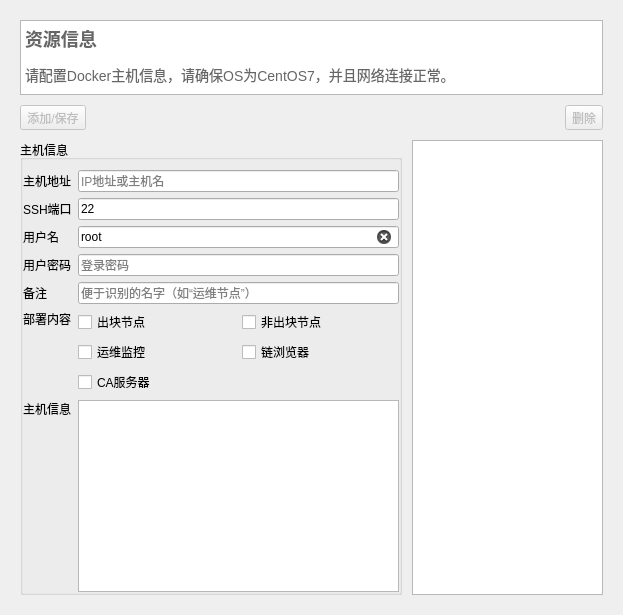
         <widget class="QWidget" name="page_2">
          <layout class="QVBoxLayout" name="verticalLayout_2">
           <property name="spacing">
            <number>10</number>
           </property>
           <property name="leftMargin">
            <number>20</number>
           </property>
           <property name="topMargin">
            <number>20</number>
           </property>
           <property name="rightMargin">
            <number>20</number>
           </property>
           <property name="bottomMargin">
            <number>20</number>
           </property>
           <item>
            <widget class="QTextBrowser" name="text_2">
             <property name="sizePolicy">
              <sizepolicy hsizetype="Expanding" vsizetype="Fixed">
               <horstretch>0</horstretch>
               <verstretch>0</verstretch>
              </sizepolicy>
             </property>
             <property name="maximumSize">
              <size>
               <width>16777215</width>
               <height>75</height>
              </size>
             </property>
             <property name="html">
              <string>&lt;!DOCTYPE HTML PUBLIC &quot;-//W3C//DTD HTML 4.0//EN&quot; &quot;http://www.w3.org/TR/REC-html40/strict.dtd&quot;&gt;
&lt;html&gt;&lt;head&gt;&lt;meta name=&quot;qrichtext&quot; content=&quot;1&quot; /&gt;&lt;title&gt;资源信息&lt;/title&gt;&lt;style type=&quot;text/css&quot;&gt;
p, li { white-space: pre-wrap; }
&lt;/style&gt;&lt;/head&gt;&lt;body style=&quot; font-family:'Microsoft YaHei UI'; font-size:14px; font-weight:400; font-style:normal;&quot;&gt;
&lt;p style=&quot; margin-top:16px; margin-bottom:12px; margin-left:0px; margin-right:0px; -qt-block-indent:0; text-indent:0px;&quot;&gt;&lt;span style=&quot; font-size:x-large; font-weight:600; color:#666666;&quot;&gt;资源信息&lt;/span&gt;&lt;span style=&quot; font-size:14px; color:#666666;&quot;&gt; &lt;/span&gt;&lt;/p&gt;
&lt;p style=&quot; margin-top:12px; margin-bottom:12px; margin-left:0px; margin-right:0px; -qt-block-indent:0; text-indent:0px;&quot;&gt;&lt;span style=&quot; font-size:14px; color:#666666;&quot;&gt;请配置Docker主机信息，请确保OS为CentOS7，并且网络连接正常。&lt;/span&gt;&lt;/p&gt;&lt;/body&gt;&lt;/html&gt;</string>
             </property>
            </widget>
           </item>
           <item>
            <layout class="QHBoxLayout" name="tool_buttons">
             <item>
              <widget class="QToolButton" name="btn_host_add_save">
               <property name="enabled">
                <bool>false</bool>
               </property>
               <property name="text">
                <string>添加/保存</string>
               </property>
               <property name="icon">
                <iconset resource="resources.qrc">
                 <normaloff>:/icons/images/host_add_save.png</normaloff>:/icons/images/host_add_save.png</iconset>
               </property>
               <property name="toolButtonStyle">
                <enum>Qt::ToolButtonTextBesideIcon</enum>
               </property>
               <property name="autoRaise">
                <bool>false</bool>
               </property>
              </widget>
             </item>
             <item>
              <spacer name="horizontalSpacer_3">
               <property name="orientation">
                <enum>Qt::Horizontal</enum>
               </property>
               <property name="sizeHint" stdset="0">
                <size>
                 <width>40</width>
                 <height>20</height>
                </size>
               </property>
              </spacer>
             </item>
             <item>
              <widget class="QToolButton" name="btn_host_delete">
               <property name="enabled">
                <bool>false</bool>
               </property>
               <property name="text">
                <string>删除</string>
               </property>
               <property name="icon">
                <iconset resource="resources.qrc">
                 <normaloff>:/icons/images/delete.png</normaloff>:/icons/images/delete.png</iconset>
               </property>
               <property name="toolButtonStyle">
                <enum>Qt::ToolButtonTextBesideIcon</enum>
               </property>
              </widget>
             </item>
            </layout>
           </item>
           <item>
            <layout class="QHBoxLayout" name="hosts_info" stretch="2,1">
             <item>
              <widget class="QGroupBox" name="formGroupBox">
               <property name="title">
                <string>主机信息</string>
               </property>
               <layout class="QFormLayout" name="formLayout">
                <property name="leftMargin">
                 <number>0</number>
                </property>
                <property name="topMargin">
                 <number>10</number>
                </property>
                <property name="rightMargin">
                 <number>0</number>
                </property>
                <property name="bottomMargin">
                 <number>0</number>
                </property>
                <item row="0" column="0">
                 <widget class="QLabel" name="label_address">
                  <property name="text">
                   <string>主机地址</string>
                  </property>
                 </widget>
                </item>
                <item row="0" column="1">
                 <widget class="QLineEdit" name="host_address">
                  <property name="placeholderText">
                   <string>IP地址或主机名</string>
                  </property>
                  <property name="clearButtonEnabled">
                   <bool>true</bool>
                  </property>
                 </widget>
                </item>
                <item row="2" column="0">
                 <widget class="QLabel" name="label_user">
                  <property name="text">
                   <string>用户名</string>
                  </property>
                 </widget>
                </item>
                <item row="2" column="1">
                 <widget class="QLineEdit" name="host_username">
                  <property name="text">
                   <string>root</string>
                  </property>
                  <property name="clearButtonEnabled">
                   <bool>true</bool>
                  </property>
                 </widget>
                </item>
                <item row="3" column="0">
                 <widget class="QLabel" name="label_pass">
                  <property name="text">
                   <string>用户密码</string>
                  </property>
                 </widget>
                </item>
                <item row="3" column="1">
                 <widget class="QLineEdit" name="host_password">
                  <property name="echoMode">
                   <enum>QLineEdit::Password</enum>
                  </property>
                  <property name="placeholderText">
                   <string>登录密码</string>
                  </property>
                  <property name="clearButtonEnabled">
                   <bool>true</bool>
                  </property>
                 </widget>
                </item>
                <item row="1" column="0">
                 <widget class="QLabel" name="label_ssh">
                  <property name="text">
                   <string>SSH端口</string>
                  </property>
                 </widget>
                </item>
                <item row="1" column="1">
                 <widget class="QLineEdit" name="host_sshport">
                  <property name="text">
                   <string>22</string>
                  </property>
                 </widget>
                </item>
                <item row="4" column="0">
                 <widget class="QLabel" name="label_note">
                  <property name="text">
                   <string>备注</string>
                  </property>
                 </widget>
                </item>
                <item row="4" column="1">
                 <widget class="QLineEdit" name="host_note">
                  <property name="placeholderText">
                   <string>便于识别的名字（如“运维节点”）</string>
                  </property>
                  <property name="clearButtonEnabled">
                   <bool>true</bool>
                  </property>
                 </widget>
                </item>
                <item row="5" column="0">
                 <widget class="QLabel" name="label_services">
                  <property name="text">
                   <string>部署内容</string>
                  </property>
                  <property name="alignment">
                   <set>Qt::AlignLeading|Qt::AlignLeft|Qt::AlignTop</set>
                  </property>
                 </widget>
                </item>
                <item row="5" column="1">
                 <layout class="QGridLayout" name="gridLayout">
                  <item row="2" column="0">
                   <widget class="QCheckBox" name="host_deploy_ops">
                    <property name="text">
                     <string>运维监控</string>
                    </property>
                   </widget>
                  </item>
                  <item row="0" column="1">
                   <widget class="QCheckBox" name="host_deploy_nonvalidator">
                    <property name="text">
                     <string>非出块节点</string>
                    </property>
                   </widget>
                  </item>
                  <item row="0" column="0">
                   <widget class="QCheckBox" name="host_deploy_validator">
                    <property name="text">
                     <string>出块节点</string>
                    </property>
                   </widget>
                  </item>
                  <item row="2" column="1">
                   <widget class="QCheckBox" name="host_deploy_explorer">
                    <property name="text">
                     <string>链浏览器</string>
                    </property>
                   </widget>
                  </item>
                  <item row="3" column="0">
                   <widget class="QCheckBox" name="host_deploy_caserver">
                    <property name="text">
                     <string>CA服务器</string>
                    </property>
                   </widget>
                  </item>
                 </layout>
                </item>
                <item row="6" column="0">
                 <widget class="QLabel" name="label_info">
                  <property name="text">
                   <string>主机信息</string>
                  </property>
                  <property name="alignment">
                   <set>Qt::AlignLeading|Qt::AlignLeft|Qt::AlignTop</set>
                  </property>
                 </widget>
                </item>
                <item row="6" column="1">
                 <widget class="QPlainTextEdit" name="host_info">
                  <property name="readOnly">
                   <bool>true</bool>
                  </property>
                 </widget>
                </item>
               </layout>
              </widget>
             </item>
             <item>
              <widget class="QListWidget" name="hosts_list">
               <property name="alternatingRowColors">
                <bool>true</bool>
               </property>
              </widget>
             </item>
            </layout>
           </item>
          </layout>
         </widget>
